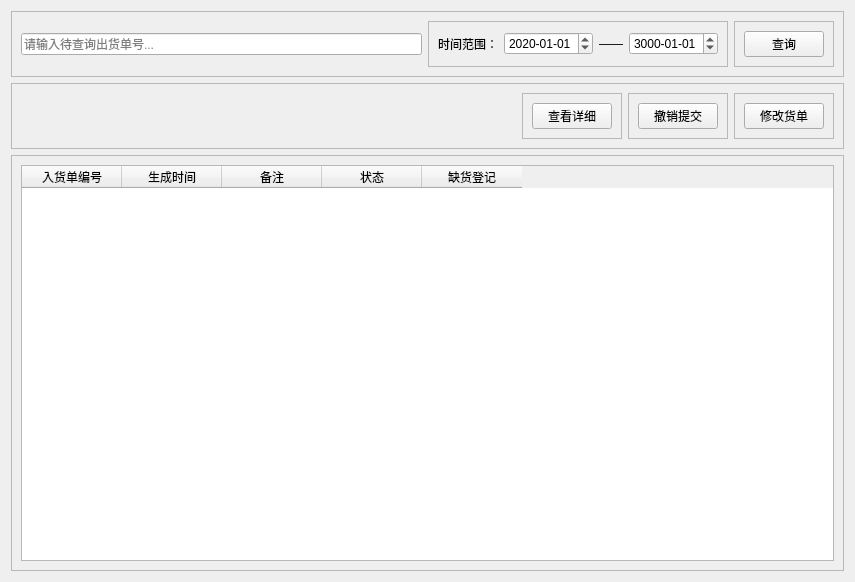
<?xml version="1.0" encoding="UTF-8"?>
<ui version="4.0">
 <class>CheckAlloutOrder</class>
 <widget class="QWidget" name="CheckAlloutOrder">
  <property name="geometry">
   <rect>
    <x>0</x>
    <y>0</y>
    <width>855</width>
    <height>582</height>
   </rect>
  </property>
  <property name="windowTitle">
   <string>Form</string>
  </property>
  <layout class="QVBoxLayout" name="verticalLayout">
   <item>
    <widget class="QFrame" name="frame_7">
     <property name="frameShape">
      <enum>QFrame::StyledPanel</enum>
     </property>
     <property name="frameShadow">
      <enum>QFrame::Raised</enum>
     </property>
     <layout class="QHBoxLayout" name="horizontalLayout_7">
      <item>
       <widget class="QLineEdit" name="lineEdit">
        <property name="placeholderText">
         <string>请输入待查询出货单号...</string>
        </property>
       </widget>
      </item>
      <item>
       <widget class="QFrame" name="frame_6">
        <property name="frameShape">
         <enum>QFrame::StyledPanel</enum>
        </property>
        <property name="frameShadow">
         <enum>QFrame::Raised</enum>
        </property>
        <layout class="QHBoxLayout" name="horizontalLayout_6">
         <item>
          <widget class="QLabel" name="label">
           <property name="text">
            <string>时间范围：</string>
           </property>
          </widget>
         </item>
         <item>
          <widget class="QDateEdit" name="dateEditA">
           <property name="dateTime">
            <datetime>
             <hour>0</hour>
             <minute>0</minute>
             <second>0</second>
             <year>2020</year>
             <month>1</month>
             <day>1</day>
            </datetime>
           </property>
           <property name="displayFormat">
            <string>yyyy-MM-dd</string>
           </property>
          </widget>
         </item>
         <item>
          <widget class="QLabel" name="label_2">
           <property name="text">
            <string>——</string>
           </property>
          </widget>
         </item>
         <item>
          <widget class="QDateEdit" name="dateEditB">
           <property name="dateTime">
            <datetime>
             <hour>0</hour>
             <minute>0</minute>
             <second>0</second>
             <year>3000</year>
             <month>1</month>
             <day>1</day>
            </datetime>
           </property>
           <property name="displayFormat">
            <string>yyyy-MM-dd</string>
           </property>
          </widget>
         </item>
        </layout>
       </widget>
      </item>
      <item>
       <widget class="QFrame" name="frame_5">
        <property name="frameShape">
         <enum>QFrame::StyledPanel</enum>
        </property>
        <property name="frameShadow">
         <enum>QFrame::Raised</enum>
        </property>
        <layout class="QHBoxLayout" name="horizontalLayout_3">
         <item>
          <widget class="QPushButton" name="btnRefresh">
           <property name="text">
            <string>查询</string>
           </property>
          </widget>
         </item>
        </layout>
       </widget>
      </item>
     </layout>
    </widget>
   </item>
   <item>
    <widget class="QFrame" name="frame_3">
     <property name="frameShape">
      <enum>QFrame::StyledPanel</enum>
     </property>
     <property name="frameShadow">
      <enum>QFrame::Raised</enum>
     </property>
     <layout class="QHBoxLayout" name="horizontalLayout_8">
      <item>
       <spacer name="horizontalSpacer">
        <property name="orientation">
         <enum>Qt::Horizontal</enum>
        </property>
        <property name="sizeHint" stdset="0">
         <size>
          <width>40</width>
          <height>20</height>
         </size>
        </property>
       </spacer>
      </item>
      <item>
       <widget class="QFrame" name="frame">
        <property name="frameShape">
         <enum>QFrame::StyledPanel</enum>
        </property>
        <property name="frameShadow">
         <enum>QFrame::Raised</enum>
        </property>
        <layout class="QHBoxLayout" name="horizontalLayout">
         <item>
          <widget class="QPushButton" name="btnCheck">
           <property name="text">
            <string>查看详细</string>
           </property>
          </widget>
         </item>
        </layout>
       </widget>
      </item>
      <item>
       <widget class="QFrame" name="frame_2">
        <property name="frameShape">
         <enum>QFrame::StyledPanel</enum>
        </property>
        <property name="frameShadow">
         <enum>QFrame::Raised</enum>
        </property>
        <layout class="QHBoxLayout" name="horizontalLayout_2">
         <item>
          <widget class="QPushButton" name="btnCancel">
           <property name="text">
            <string>撤销提交</string>
           </property>
          </widget>
         </item>
        </layout>
       </widget>
      </item>
      <item>
       <widget class="QFrame" name="frame_8">
        <property name="frameShape">
         <enum>QFrame::StyledPanel</enum>
        </property>
        <property name="frameShadow">
         <enum>QFrame::Raised</enum>
        </property>
        <layout class="QHBoxLayout" name="horizontalLayout_5">
         <item>
          <widget class="QPushButton" name="btnChange">
           <property name="text">
            <string>修改货单</string>
           </property>
          </widget>
         </item>
        </layout>
       </widget>
      </item>
     </layout>
    </widget>
   </item>
   <item>
    <widget class="QFrame" name="frame_4">
     <property name="frameShape">
      <enum>QFrame::StyledPanel</enum>
     </property>
     <property name="frameShadow">
      <enum>QFrame::Raised</enum>
     </property>
     <layout class="QHBoxLayout" name="horizontalLayout_4">
      <item>
       <widget class="QTableWidget" name="tableWidget">
        <column>
         <property name="text">
          <string>入货单编号</string>
         </property>
        </column>
        <column>
         <property name="text">
          <string>生成时间</string>
         </property>
        </column>
        <column>
         <property name="text">
          <string>备注</string>
         </property>
        </column>
        <column>
         <property name="text">
          <string>状态</string>
         </property>
        </column>
        <column>
         <property name="text">
          <string>缺货登记</string>
         </property>
        </column>
       </widget>
      </item>
     </layout>
    </widget>
   </item>
  </layout>
 </widget>
 <resources/>
 <connections/>
</ui>
